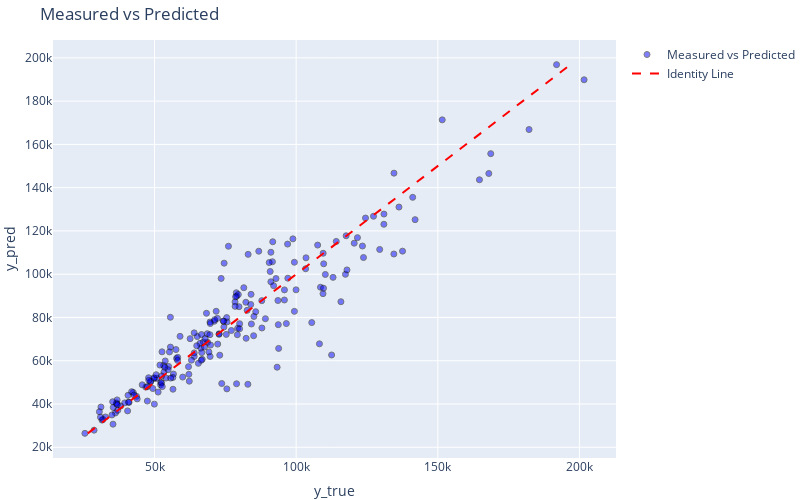

This figure's notebook cell:
### Code cell
fig = go.Figure()

fig.add_trace(
    go.Scatter(
        x=y_test[:,1:].ravel(),
        y=y_pred.ravel(),
        mode='markers',
        marker=dict(color='blue', opacity=0.5, line=dict(color='black', width=1)),
        name='Measured vs Predicted'
    )
)


fig.add_trace(
    go.Scatter(
        x=[y_pred.min(), y_pred.max()],
        y=[y_pred.min(), y_pred.max()],
        mode='lines',
        line=dict(color='red', dash='dash'),
        name='Identity Line'
    )
)

fig.update_layout(
    title='Measured vs Predicted',
    xaxis=dict(title='y_true'),
    yaxis=dict(title='y_pred'),
    autosize=False,
    width=800,
    height=500,
    margin=dict(l=0, r=0, b=0, t=40),
    showlegend=True
)

fig.write_image(f"{dir_figures}/scattered_measured_vs_predicted_plot.png")

fig.show()

### Figure 1 — Plotly figure (JSON) as saved in the notebook; plotly's stock layout.template omitted (floating-point values rounded to 4 significant figures; data arrays with more than 128 entries replaced by an {"elided": "..."} marker saying what was removed)
{"data": [{"marker": {"color": "blue", "line": {"color": "black", "width": 1}, "opacity": 0.5}, "mode": "markers", "name": "Measured vs Predicted", "type": "scatter", "x": {"elided": "209 float values"}, "y": {"elided": "209 float values"}}, {"line": {"color": "red", "dash": "dash"}, "mode": "lines", "name": "Identity Line", "type": "scatter", "x": [26440.0, 196800.0], "y": [26440.0, 196800.0]}], "layout": {"autosize": false, "height": 500, "margin": {"b": 0, "l": 0, "r": 0, "t": 40}, "showlegend": true, "title": {"text": "Measured vs Predicted"}, "width": 800, "xaxis": {"title": {"text": "y_true"}}, "yaxis": {"title": {"text": "y_pred"}}}}
